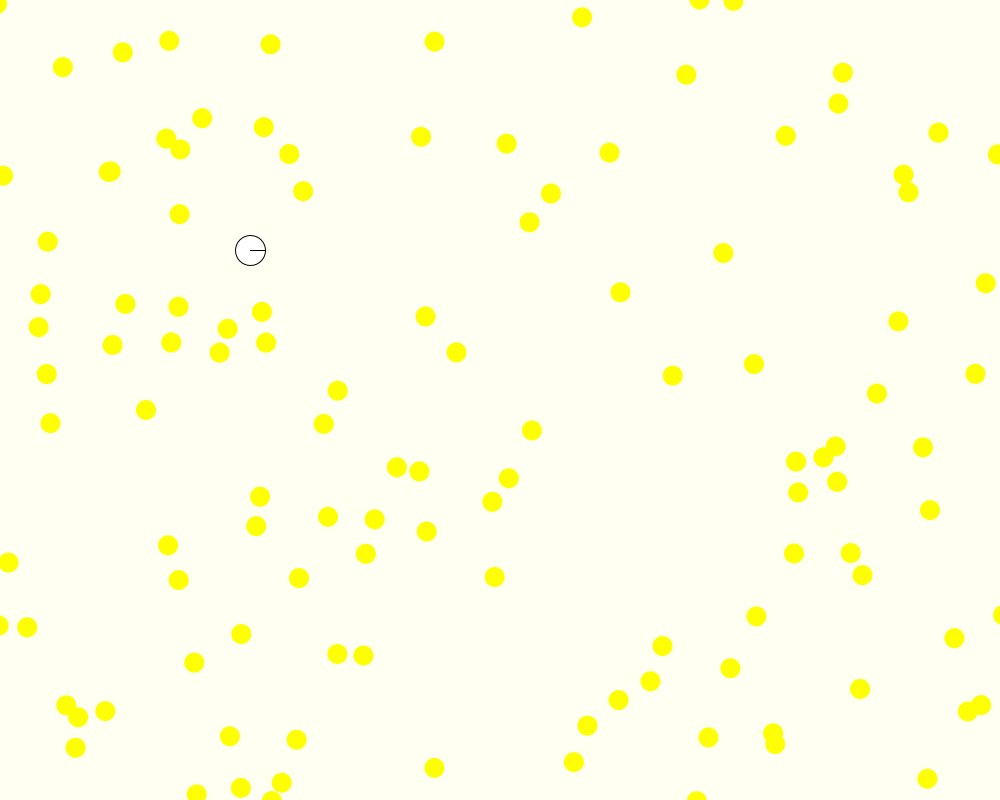
Frame 1 (no input)
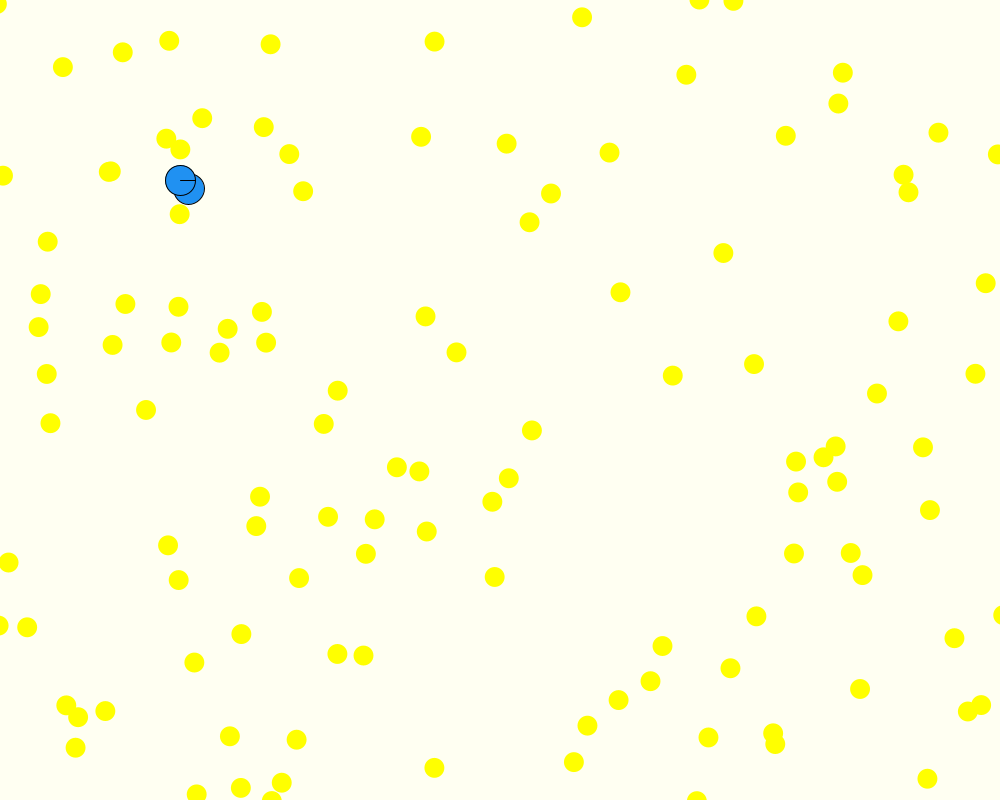
Frame 60 (the mouse pressed at the canvas centre just before this capture)
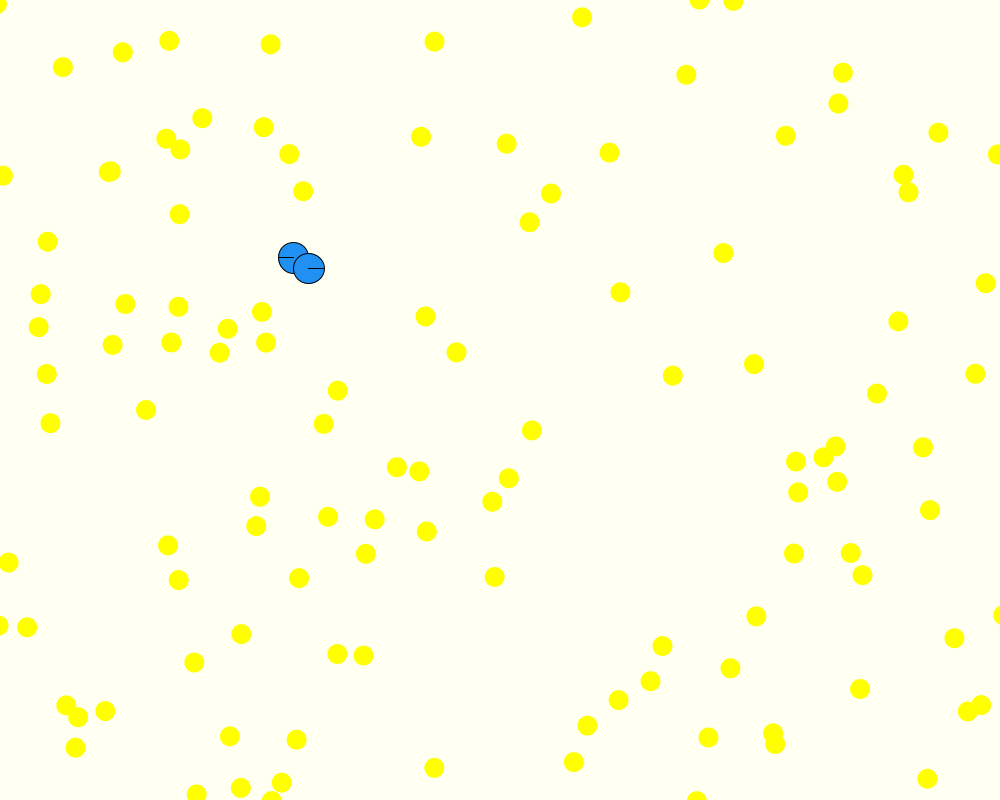
Frame 120 (the mouse held since frame 60 and released just before this capture)

The Processing sketch that drew these frames (run headless with seeded random() and noise(); from frame 60 on, the mouse is pressed at the canvas centre):

// Processing sketch: snake
// ── snake.pde
//rgb問題，陣列爆掉
int sizex=1000, sizey=800;
float sizeFood=20, sizeSnake=30;
int speed=5;
float x=250, y=250, dir=0, s=1;
int snakeLen = 1;
float[] rgbr=new float[snakeLen];
float[] rgbg=new float[snakeLen];
float[] rgbb=new float[snakeLen];
ArrayList<PVector>pt = new ArrayList<PVector>();
ArrayList<PVector> body = new ArrayList<PVector>();
float dx, dy, d;
boolean mMovex = false, mMovey = false;
void setup(){
  size(1000, 800);
  for(int i=0;i<1000;i++) pt.add(new PVector(random(-sizex, 2*sizex),random(-sizey, 2*sizey)));
  rgbr[0]=random(255);
  rgbg[0]=random(255);
  rgbb[0]=random(255);
}
void draw(){
  background(#FFFFF2);
  drawmap();
  fill(255);
  dx = mouseX-x;
  dy = mouseY-y;
  d = sqrt(dx * dx + dy * dy)*3;
  stroke(0);
  drawBody();
  drawHead(x, y, dir);
  move();
  eat();
  mapMove();
}
void drawmap() {
  fill(#FFFFF2);
  stroke(255, 0, 0);
  rect(-1000, -800, 3000, 2400);
  for (PVector p:pt) {
    noStroke();
    fill(255,255,0);
    ellipse(p.x,p.y, sizeFood, sizeFood);
  }
}
void drawHead(float x, float y, float dir){
  ellipse(x, y, sizeSnake, sizeSnake);
  line(x, y, x+15*cos(dir), y+15*sin(dir) );
}
void drawBody(){
  int j=0;
  for(int i=0; i<body.size(); i+=8){
    PVector b = body.get(i);
    fill(rgbr[j], rgbg[j], rgbb[j]);
    ellipse(b.x, b.y, sizeSnake, sizeSnake);
    line(b.x, b.y, b.x-15*cos(b.z), b.y-15*sin(b.z) );
    if(j<snakeLen) j+=1;
  }
}
void move() {
  if(dist(mouseX, mouseY, x, y)>20) {
    x += dx / d*speed;
    y += dy / d*speed;
  }else {
    x+=1*cos(dir);
    y+=1*sin(dir);
    dir+=0.1;
  }
  if(body.size()<snakeLen*8){ //只發生在一開始(snakelen=1)跟按UP時(snalelen++)
    body.add( new PVector(x, y, dir) );
    if(sizeFood>5) sizeFood-=0.01;
    sizeSnake+=0.1;
  }else{
    for(int i=0; i<body.size()-1; i++){
      if(!mMovex) body.get(i).x = body.get(i+1).x;
      if(!mMovey) body.get(i).y = body.get(i+1).y;
      body.get(i).z = body.get(i+1).z;
    }
    body.get(body.size()-1).x = x;
    body.get(body.size()-1).y = y;
    body.get(body.size()-1).z = dir;
  }
}
void eat() {
  for(PVector p:pt) {
    if(p.x<=x+15 && p.x>=x-15 && p.y<=y+15 && p.y>=y-15) {
      snakeLen++;
      p.x = random(sizex);
      p.y = random(sizey);
      rgbr[snakeLen]=random(255);
      rgbg[snakeLen]=random(255);
      rgbb[snakeLen]=random(255);
    }
  }
}
void keyPressed(){
  if(keyCode==LEFT) dir -= 0.15;
  if(keyCode==RIGHT) dir += 0.15;
  if(keyCode==UP) snakeLen ++;
}
void mousePressed() {
  speed=8;
}
void mouseReleased() {
  speed=5;
}
void mapMove() {
  if(x<100) {
    mMovex = true;
    x=100;
    for(PVector p:pt) {
      p.x+=1.5;
    }
  }else if(x>sizex-100) {
    mMovex = true;
    x=sizex-100;
    for(PVector p:pt) {
      p.x-=1.5;
    }
  }else mMovex = false;
  if(y<100) {
    mMovey = true;
    y=100;
    for(PVector p:pt) {
      p.y+=1.5;
    }
  }else if(y>sizey-100) {
    mMovey = true;
    y=sizey-100;
    for(PVector p:pt) {
      p.y-=1.5;
    }
  }else mMovey = false;
}
